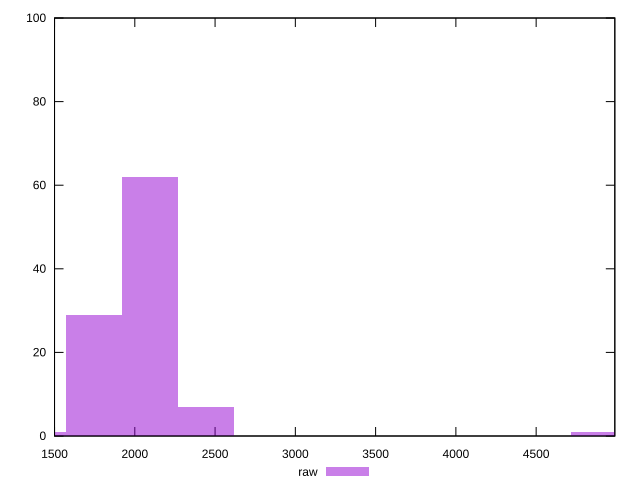

The gnuplot source for this figure:
reset

$raw <<EOF
4890.3617713472195 1
2095.86933057738 62
2445.1808856736097 7
1746.55777548115 29
1397.24622038492 1
EOF

set key outside below
set boxwidth 349.31155509623
set xrange [1500:4990]
set yrange [0:100]
set trange [0:100]
set style fill transparent solid 0.5 noborder
set terminal svg size 640, 490 enhanced background rgb 'white'
set output "report_00009_2021-02-08T22-37-41.559Z/unused-javascript/samples/pages+cached/raw/histogram.svg"

plot $raw title "raw" with boxes

reset
